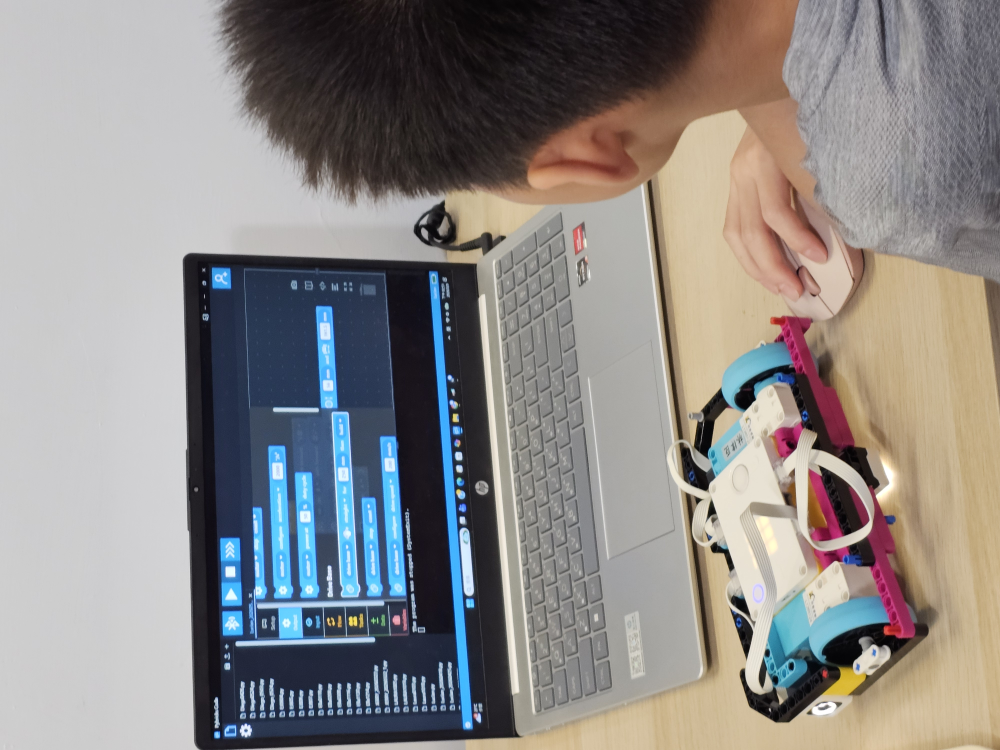
#> input picture dist/assets/class.jpg, 4000 x 3000 px (shown at 1/4 size); its folder holds 4 pictures in this run
$ python optimize-media.py
#> lines starting #> are read from the running program, lines starting #| are printed output that depends on the picture
from pathlib import Path
from PIL import Image, ImageOps
import subprocess,json
root=Path(__file__).resolve().parents[1]
a=root/'dist/assets'
ff=root/'.openai/ffmpeg.exe'
for name in ['class','competition','essential-class']:
    with Image.open(a/(name+'.jpg')) as src:
#> src is the input picture: PIL image 4000x3000 RGB; mean R, G, B 139.6, 136.3, 134.6
        src=ImageOps.exif_transpose(src).convert('RGB')
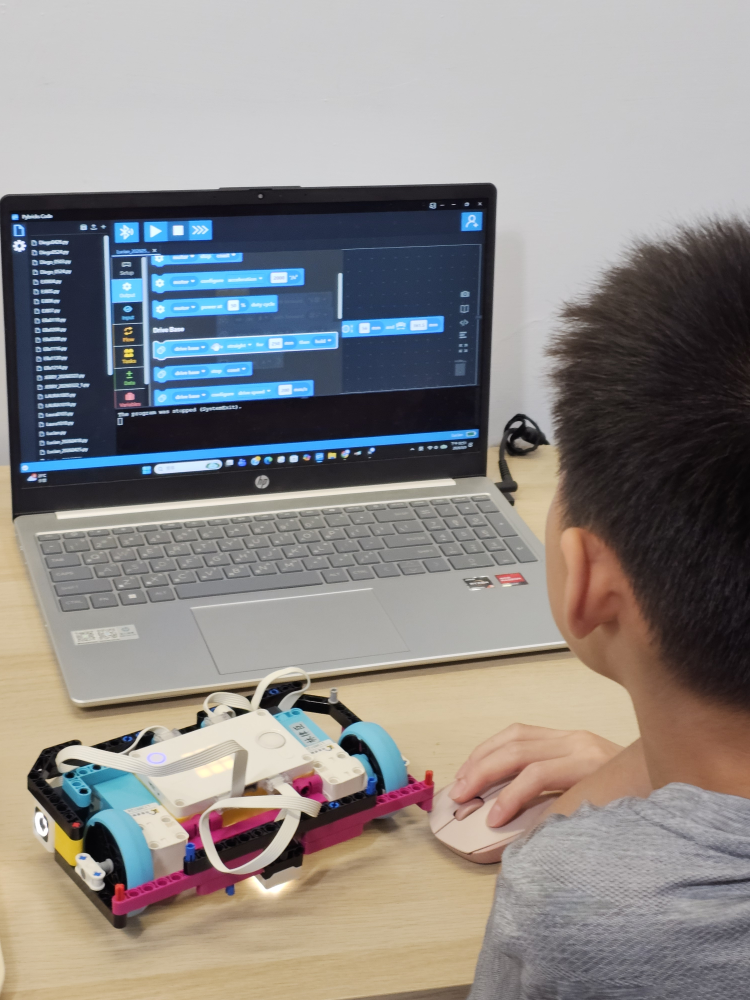
#> src: PIL image 3000x4000 RGB (shown at 1/4 size); mean R, G, B 139.6, 136.3, 134.6
        for width in [640,1280]:
            im=src.resize((width,round(src.height*width/src.width)),Image.Resampling.LANCZOS)
            im.save(a/(name+'-'+str(width)+'.webp'),'WEBP',quality=82,method=6)
#> this loop made 2 passes
#> pass 1, `im=src.resize((width,round(src.height*width/src.width)),Image.Resampli..`:
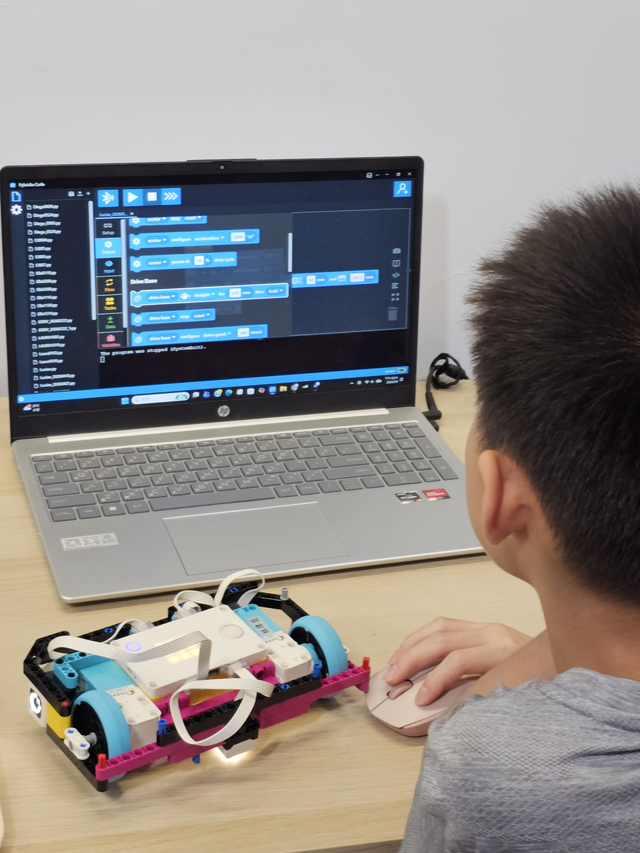
#> im: PIL image 640x853 RGB; mean R, G, B 139.6, 136.3, 134.6
#> pass 2 of the loop `for name in ['class','competition','essential-class']:`:
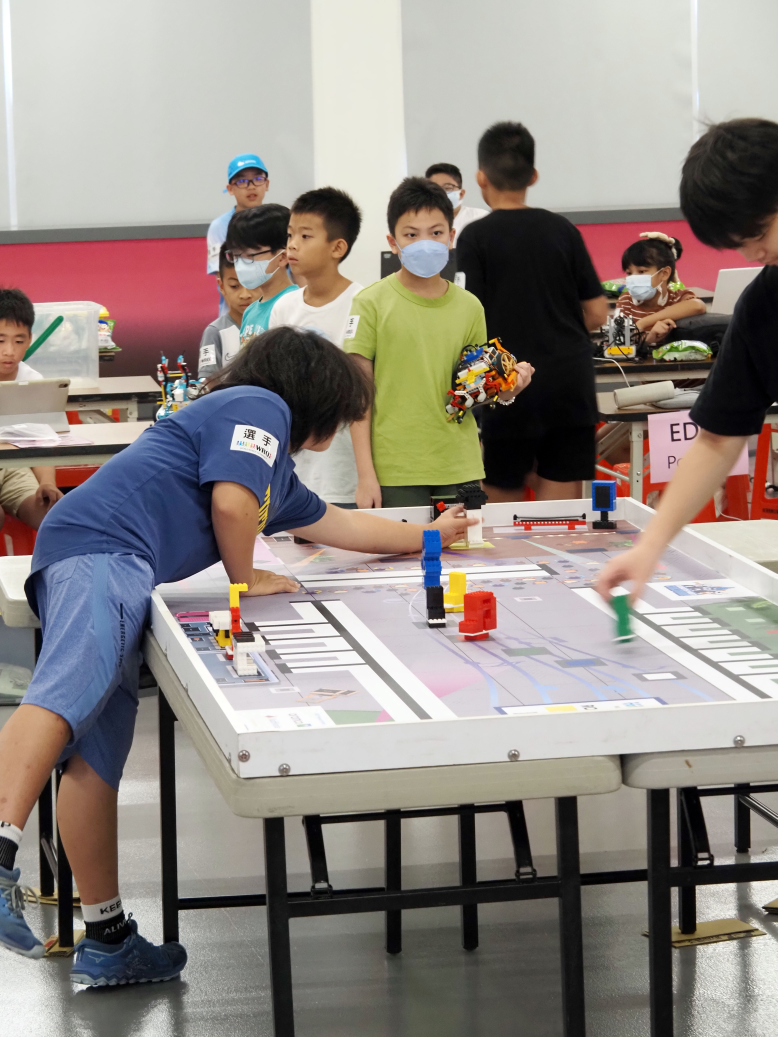
#> input picture dist/assets/competition.jpg, 3888 x 5184 px (shown at 1/5 size)
#> src is the input picture: PIL image 3888x5184 RGB; mean R, G, B 145.3, 137.2, 131.9
#> the loop `for width in [640,1280]:` made 2 passes
#> pass 1, `im=src.resize((width,round(src.height*width/src.width)),Image.Resampli..`:
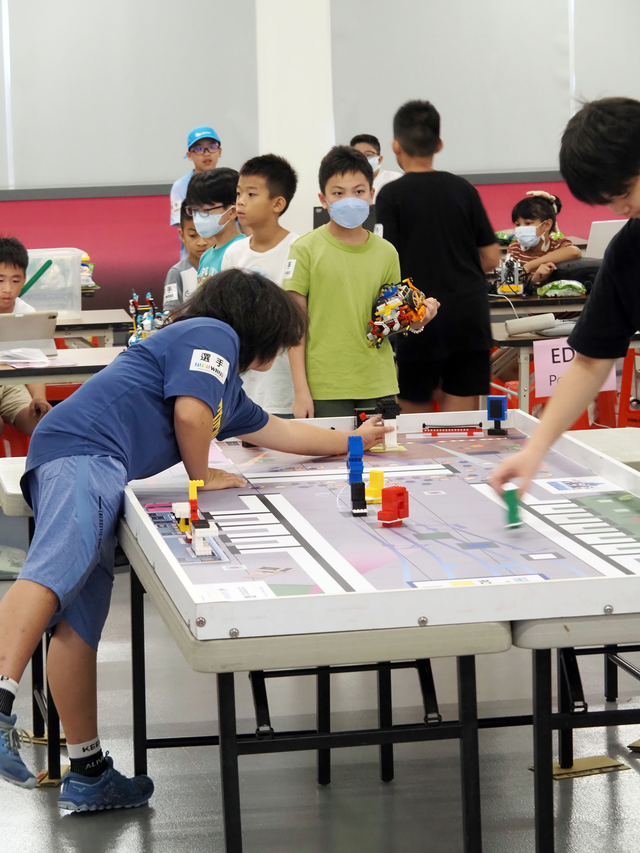
#> im: PIL image 640x853 RGB; mean R, G, B 145.3, 137.2, 131.9
#> pass 3 of the loop `for name in ['class','competition','essential-class']:`:
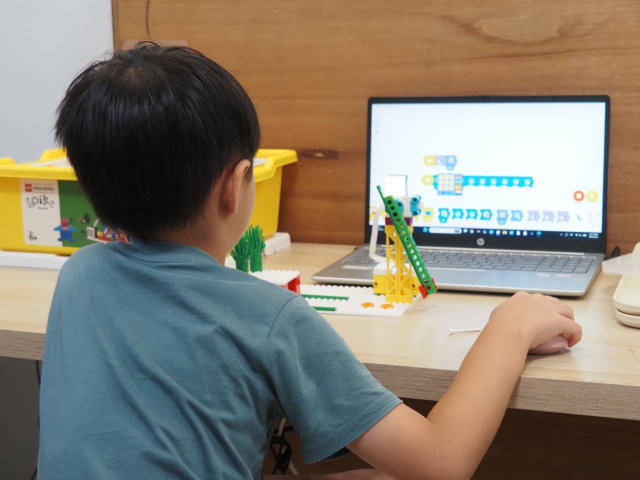
#> input picture dist/assets/essential-class.jpg, 1280 x 960 px (shown at 1/2 size)
#> src is the input picture: PIL image 1280x960 RGB; mean R, G, B 134.8, 126.7, 112.7
#> the loop `for width in [640,1280]:` made 2 passes
#> pass 1, `im=src.resize((width,round(src.height*width/src.width)),Image.Resampli..`:
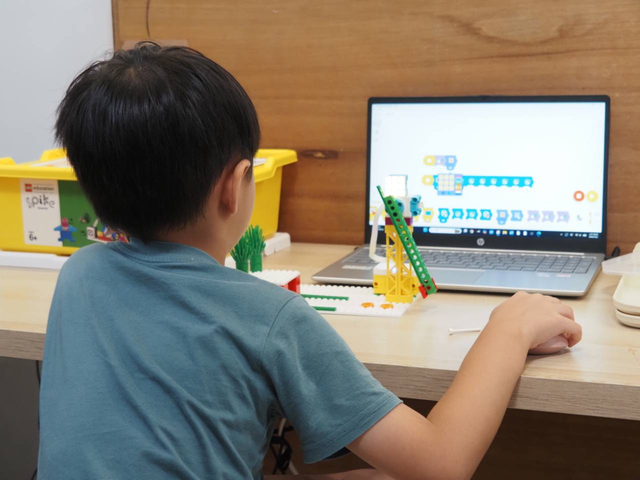
#> im: PIL image 640x480 RGB; mean R, G, B 134.8, 126.7, 112.7
#> (the run stopped early here; a loop or call above may not have finished)
